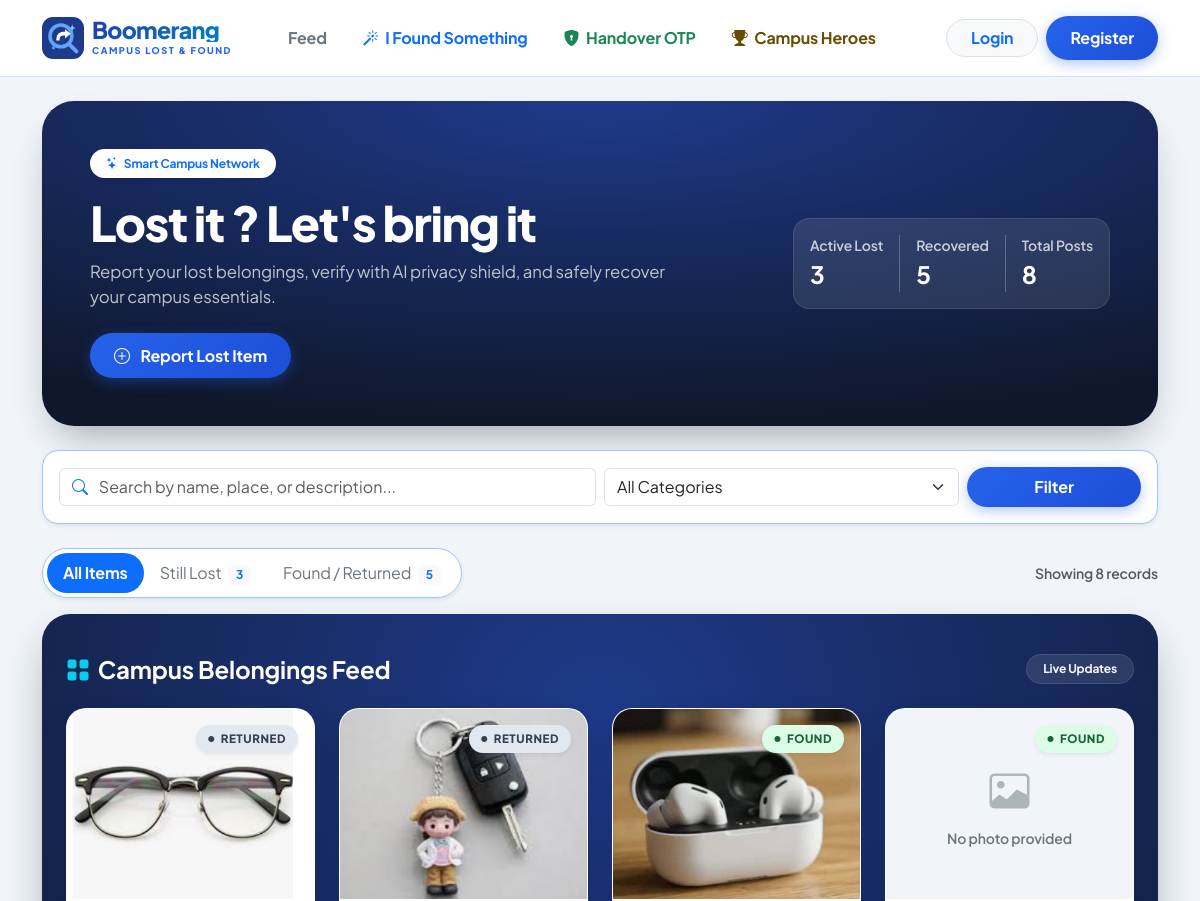
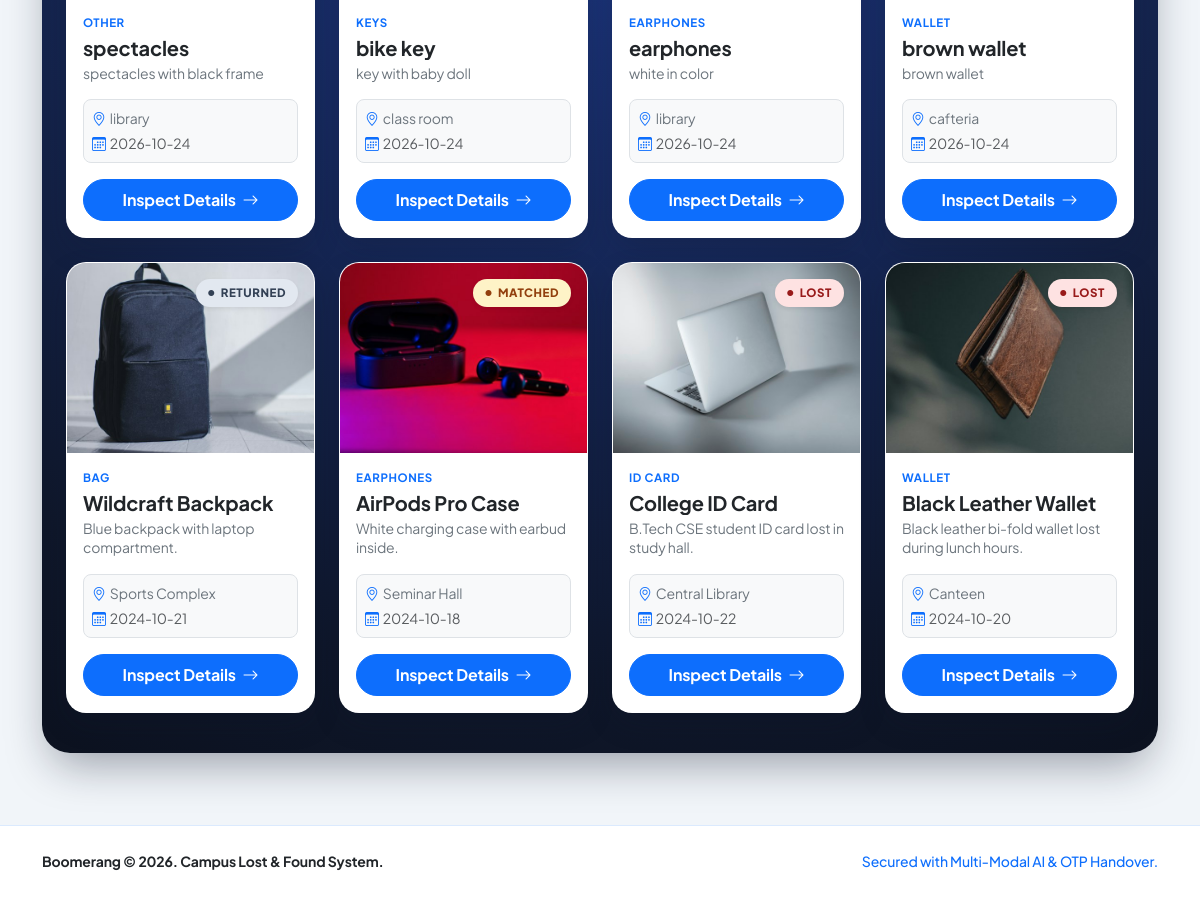
The page / on the database its author committed (2 pictures, top to bottom).
### tables this page shows
CREATE TABLE items (
        id INTEGER PRIMARY KEY AUTOINCREMENT,
        owner_id INTEGER,
        name TEXT,
        category TEXT,
        date TEXT,
        place TEXT,
        description TEXT,
        photo TEXT,
        features TEXT,
        status TEXT DEFAULT 'lost',
        created TIMESTAMP DEFAULT CURRENT_TIMESTAMP
    );

### app.py (the view)
@app.route("/")
def index():
    s = request.args.get("s", "").strip().lower()
    cat = request.args.get("c", "").strip()
    tab = request.args.get("t", "all")
    items = q("SELECT * FROM items ORDER BY id DESC")
    if tab == "lost":
        items = [i for i in items if i["status"] in ("lost", "matched")]
    elif tab == "found":
        items = [i for i in items if i["status"] in ("found", "returned")]
    if cat:
        items = [i for i in items if i["category"] == cat]
    if s:
        items = [i for i in items if s in (i["name"] + " " + i["category"] + " " + i["description"] + " " + (i["place"] or "")).lower()]
    cnt = {r["status"]: r["c"] for r in q("SELECT status, COUNT(*) c FROM items GROUP BY status")}
    return render_template("index.html", items=items, s=s, cat=cat, tab=tab, cnt=cnt)

### app.py (called while the page is built)
def db():
    if "db" not in g:
        g.db = sqlite3.connect(DB)
        g.db.row_factory = sqlite3.Row
    return g.db

def q(sql, args=(), one=False, commit=False):
    cur = db().execute(sql, args)
    if commit:
        db().commit()
        return cur.lastrowid
    rows = cur.fetchall()
    return (rows[0] if rows else None) if one else rows

def me():
    if "uid" in session:
        return q("SELECT * FROM users WHERE id=?", (session["uid"],), one=True)
    return None

@app.context_processor
def inject():
    u = me()
    unread_count = 0
    if u:
        row = q("SELECT COUNT(*) c FROM notes WHERE user_id=? AND seen=0", (u["id"],), one=True)
        unread_count = row["c"] if row else 0
    return dict(current_user=u, unread=unread_count, mask=mask, categories=CATEGORIES)

### templates/index.html (shortened to what this page needs)
{% extends "base.html" %}
{% block content %}
<div class="p-4 p-md-5 mb-4 rounded-5 text-white" style="background: radial-gradient(100% 100% at 50% 0%, #1e3a8a 0%, #0f172a 100%); box-shadow: 0 20px 40px -15px rgba(15, 23, 42, 0.4);">
    <div class="row align-items-center">
        <div class="col-lg-7">
            <span class="badge bg-white text-primary px-3 py-2 rounded-pill fw-bold mb-3 shadow-sm">
                <i class="bi bi-stars text-primary me-1"></i> Smart Campus Network
            </span>
            <h1 class="display-5 fw-extrabold mb-2" style="font-weight: 900; letter-spacing: -0.03em;">
                Lost it ? Let's bring it
            </h1>
            <p class="text-light opacity-75 mb-4" style="font-size: 1.05rem;">
                Report your lost belongings, verify with AI privacy shield, and safely recover your campus essentials.
            </p>
            <div class="d-flex gap-2 flex-wrap">
                <a href="{{ url_for('lost_new') }}" class="btn btn-boomerang px-4">
                    <i class="bi bi-plus-circle me-2"></i> Report Lost Item
                </a>
            </div>
        </div>
        <div class="col-lg-5 text-lg-end mt-4 mt-lg-0">
            <div class="d-inline-flex gap-3 bg-white bg-opacity-10 backdrop-blur p-3 rounded-4 border border-light border-opacity-10 text-start">
                <div>
                    <div class="text-white opacity-75 small fw-semibold">Active Lost</div>
                    <div class="fs-4 fw-bold text-white">{{ (cnt.get('lost',0) + cnt.get('matched',0)) }}</div>
                </div>
                <div>
                    <div class="text-white opacity-75 small fw-semibold">Recovered</div>
                    <div class="fs-4 fw-bold text-white">{{ (cnt.get('found',0) + cnt.get('returned',0)) }}</div>
                </div>
                <div>
                    <div class="text-white opacity-75 small fw-semibold">Total Posts</div>
                    <div class="fs-4 fw-bold text-white">{{ cnt.values()|sum }}</div>
                </div>
            </div>
        </div>
    </div>
</div>
<div class="card p-3 mb-4 rounded-4 shadow-sm border border-primary-subtle bg-white">
    <form method="GET" action="{{ url_for('index') }}" class="row g-2 align-items-center">
        <div class="col-md-6">
            <div class="input-group">
                <span class="input-group-text bg-transparent border-end-0 text-muted"><i class="bi bi-search text-primary"></i></span>
                <input type="text" name="s" class="form-control border-start-0 ps-0 shadow-none" placeholder="Search by name, place, or description..." value="{{ s }}">
            </div>
        </div>
        <div class="col-md-4">
            <select name="c" class="form-select shadow-none">
                <option value="">All Categories</option>
            </select>
        </div>
        <div class="col-md-2 d-flex gap-2">
            <button type="submit" class="btn btn-boomerang w-100 py-2">Filter</button>
        </div>
    </form>
</div>
<div class="d-flex justify-content-between align-items-center flex-wrap gap-2 mb-3">
    <ul class="nav nav-pills bg-white p-1 rounded-pill border border-primary-subtle shadow-sm">
        <li class="nav-item">
            <a class="nav-link rounded-pill py-2 px-3 {% if tab == 'all' %}active bg-primary text-white fw-bold{% else %}text-secondary{% endif %}" href="{{ url_for('index', s=s, c=cat, t='all') }}">
                All Items
            </a>
        </li>
        <li class="nav-item">
            <a class="nav-link rounded-pill py-2 px-3 {% if tab == 'lost' %}active bg-primary text-white fw-bold{% else %}text-secondary{% endif %}" href="{{ url_for('index', s=s, c=cat, t='lost') }}">
                Still Lost <span class="badge bg-light text-primary ms-1">{{ (cnt.get('lost',0) + cnt.get('matched',0)) }}</span>
            </a>
        </li>
        <li class="nav-item">
            <a class="nav-link rounded-pill py-2 px-3 {% if tab == 'found' %}active bg-primary text-white fw-bold{% else %}text-secondary{% endif %}" href="{{ url_for('index', s=s, c=cat, t='found') }}">
                Found / Returned <span class="badge bg-light text-primary ms-1">{{ (cnt.get('found',0) + cnt.get('returned',0)) }}</span>
            </a>
        </li>
    </ul>
    <div class="text-muted small fw-semibold">Showing {{ items|length }} records</div>
</div>
<div class="dark-blue-canvas mb-5">
    <div class="d-flex justify-content-between align-items-center mb-4 text-white">
        <h4 class="fw-bold mb-0 d-flex align-items-center gap-2">
            <i class="bi bi-grid-fill text-info"></i> Campus Belongings Feed
        </h4>
        <span class="badge bg-white bg-opacity-10 text-light border border-light border-opacity-10 px-3 py-2 rounded-pill small">
            Live Updates
        </span>
    </div>
    <div class="row g-4">
        {% for it in items %}
        <div class="col-sm-6 col-lg-3">
            <div class="card card-white-pop h-100 overflow-hidden">
                <div class="position-relative overflow-hidden">
                    {% if it.photo %}
                    <img src="{{ url_for('static', filename='uploads/' + it.photo) }}" style="height: 190px; width: 100%; object-fit: cover;" alt="{{ it.name }}">
                    {% else %}
                    <div style="height: 190px; width: 100%; background: #f1f5f9;" class="d-flex flex-column align-items-center justify-content-center text-muted">
                        <i class="bi bi-image fs-1 mb-2 opacity-50 text-secondary"></i>
                        <span class="small fw-semibold text-secondary">No photo provided</span>
                    </div>
                    {% endif %}
                    <span class="position-absolute top-0 end-0 m-3 status-pill status-{{ it.status }} shadow-sm">
                        <i class="bi bi-circle-fill" style="font-size: 6px;"></i> {{ it.status }}
                    </span>
                </div>
                <div class="card-body p-3 d-flex flex-column bg-white">
                    <span class="text-primary fw-bold text-uppercase" style="font-size: 0.72rem; letter-spacing: 0.05em;">{{ it.category }}</span>
                    <h5 class="fw-bold mb-1 text-truncate mt-1 text-dark" title="{{ it.name }}">{{ it.name }}</h5>
                    <p class="text-secondary small mb-3 flex-grow-1" style="display: -webkit-box; -webkit-line-clamp: 2; -webkit-box-orient: vertical; overflow: hidden; line-height: 1.4;">
                        {{ it.description }}
                    </p>
                    <div class="p-2 rounded-3 mb-3 small bg-light text-secondary border">
                        <div class="d-flex align-items-center gap-1 mb-1 text-truncate">
                            <i class="bi bi-geo-alt text-primary"></i> <span>{{ it.place or 'Campus' }}</span>
                        </div>
                        <div class="d-flex align-items-center gap-1 text-muted">
                            <i class="bi bi-calendar3 text-primary"></i> <span>{{ it.date }}</span>
                        </div>
                    </div>
                    <a href="{{ url_for('item', iid=it.id) }}" class="btn btn-primary rounded-pill w-100 py-2 small mt-auto fw-bold">
                        Inspect Details <i class="bi bi-arrow-right ms-1"></i>
                    </a>
                </div>
            </div>
        </div>
        {% endfor %}
    </div>
</div>
{% endblock %}

### templates/base.html (shortened to what this page needs)
<!DOCTYPE html>
<html lang="en">
<head>
    <link href="https://cdn.jsdelivr.net/npm/bootstrap@5.3.3/dist/css/bootstrap.min.css" rel="stylesheet">
    <link href="https://cdn.jsdelivr.net/npm/bootstrap-icons@1.11.3/font/bootstrap-icons.min.css" rel="stylesheet">
</head>
<body>
    <nav class="navbar navbar-expand-lg glass-nav sticky-top">
        <div class="container py-1">
            <a class="navbar-brand d-flex align-items-center gap-2 text-decoration-none" href="{{ url_for('index') }}">
                <div class="d-flex flex-column">
                    <span class="brand-title">Boomerang</span>
                    <span class="brand-subtitle">CAMPUS LOST & FOUND</span>
                </div>
            </a>
            <div class="collapse navbar-collapse" id="navContent">
                <ul class="navbar-nav me-auto mb-2 mb-lg-0 ms-lg-4 gap-1">
                    <li class="nav-item"><a class="nav-link fw-bold px-3 text-secondary" href="{{ url_for('index') }}">Feed</a></li>
                    <li class="nav-item">
                        <a class="nav-link fw-bold px-3 text-primary" href="{{ url_for('found_new') }}">
                            <i class="bi bi-magic me-1"></i> I Found Something
                        </a>
                    </li>
                    <li class="nav-item">
                        <a class="nav-link fw-bold px-3 text-success" href="{{ url_for('otp_verify_page') }}">
                            <i class="bi bi-shield-lock-fill me-1"></i> Handover OTP
                        </a>
                    </li>
                    <li class="nav-item">
                        <a class="nav-link fw-bold px-3 text-warning-emphasis" href="{{ url_for('leaderboard') }}">
                            <i class="bi bi-trophy-fill me-1"></i> Campus Heroes
                        </a>
                    </li>
                </ul>
                <div class="d-flex align-items-center gap-2">
                    {% if current_user %}
                    <a href="{{ url_for('notifications') }}" class="btn btn-light rounded-circle position-relative border border-primary-subtle p-2" title="Notifications">
                        <i class="bi bi-bell-fill text-primary fs-6"></i>
                        {% if unread > 0 %}
                        <span class="position-absolute top-0 start-100 translate-middle badge rounded-pill bg-danger">{{ unread }}</span>
                        {% endif %}
                    </a>
                    <div class="dropdown">
                        <button class="btn btn-light border border-primary-subtle rounded-pill d-flex align-items-center gap-2 py-1 px-3" type="button" data-bs-toggle="dropdown">
                            <span class="bg-primary text-white rounded-circle d-inline-flex align-items-center justify-content-center fw-bold" style="width: 28px; height: 28px; font-size: 0.8rem;">
                                {{ current_user.name[0]|upper }}
                            </span>
                            <span class="fw-bold small text-dark">{{ current_user.name }}</span>
                            <i class="bi bi-chevron-down text-muted" style="font-size: 0.75rem;"></i>
                        </button>
                        <ul class="dropdown-menu dropdown-menu-end shadow border-0 mt-2 rounded-4 p-2">
                            <li class="px-3 py-2 border-bottom">
                                <div class="fw-bold small text-dark">{{ current_user.name }}</div>
                                <div class="text-muted" style="font-size: 0.75rem;">{{ current_user.dept }} Dept</div>
                            </li>
                            <li><a class="dropdown-item rounded-3 mt-1" href="{{ url_for('dashboard') }}"><i class="bi bi-grid me-2 text-primary"></i>Dashboard</a></li>
                            <li><hr class="dropdown-divider my-1"></li>
                            <li><a class="dropdown-item rounded-3 text-danger" href="{{ url_for('logout') }}"><i class="bi bi-power me-2"></i>Logout</a></li>
                        </ul>
                    </div>
                    {% else %}
                    <a href="{{ url_for('login') }}" class="btn btn-light border rounded-pill px-4 fw-bold text-primary">Login</a>
                    <a href="{{ url_for('register') }}" class="btn btn-boomerang px-4">Register</a>
                    {% endif %}
                </div>
            </div>
        </div>
    </nav>
    <main class="container my-4 flex-grow-1">
        {% block content %}{% endblock %}
    </main>
    <footer class="footer-boomerang text-center small text-muted">
        <div class="container">
            <div class="d-flex justify-content-between align-items-center flex-column flex-md-row gap-2">
                <div class="fw-bold text-dark">Boomerang &copy; 2026. Campus Lost & Found System.</div>
                <div class="text-primary fw-medium">Secured with Multi-Modal AI & OTP Handover.</div>
            </div>
        </div>
    </footer>
</body>
</html>

### templates/base.html (style rules this page uses)
:root { --blue-950: #0a0f1d; --blue-900: #0f172a; --blue-800: #1e3a8a; --blue-700: #1d4ed8; --blue-600: #2563eb; --blue-500: #3b82f6; --blue-100: #dbeafe; }
body { font-family: 'Plus Jakarta Sans', sans-serif; background-color: #f1f5f9; color: #0f172a; min-height: 100vh; display: flex; flex-direction: column; letter-spacing: -0.01em; }
.glass-nav { background: rgba(255, 255, 255, 0.95); backdrop-filter: blur(14px); -webkit-backdrop-filter: blur(14px); border-bottom: 1px solid rgba(191, 219, 254, 0.7); }
.brand-title { font-size: 1.45rem; font-weight: 900; line-height: 1; letter-spacing: -0.03em; background: linear-gradient(135deg, #1e40af 0%, #0284c7 100%); -webkit-background-clip: text; -webkit-text-fill-color: transparent; }
.brand-subtitle { font-size: 0.58rem; font-weight: 800; letter-spacing: 0.16em; color: #2563eb; margin-top: 2px; text-transform: uppercase; }
.btn-boomerang { background: linear-gradient(135deg, #2563eb, #1d4ed8); color: #ffffff; font-weight: 700; border: none; border-radius: 9999px; padding: 0.65rem 1.4rem; box-shadow: 0 4px 14px rgba(37, 99, 235, 0.35); transition: all 0.2s ease; }
.card-white-pop { background: #ffffff !important; border-radius: 20px; border: 1px solid rgba(255, 255, 255, 0.8); box-shadow: 0 12px 30px -5px rgba(15, 23, 42, 0.25); transition: transform 0.25s ease, box-shadow 0.25s ease; }
.dark-blue-canvas { background: radial-gradient(120% 120% at 50% 10%, #1e3a8a 0%, #0f172a 70%, #090d16 100%); border-radius: 28px; padding: 2.5rem 1.5rem; box-shadow: 0 20px 45px -10px rgba(15, 23, 42, 0.4); }
.status-pill { display: inline-flex; align-items: center; gap: 6px; font-size: 0.72rem; font-weight: 800; padding: 5px 12px; border-radius: 9999px; text-transform: uppercase; letter-spacing: 0.05em; }
.status-lost { background: #fee2e2; color: #991b1b; }
.status-matched { background: #fef3c7; color: #92400e; }
.status-found { background: #dcfce7; color: #166534; }
.status-returned { background: #e2e8f0; color: #334155; }
.footer-boomerang { margin-top: auto; background: #ffffff; border-top: 1px solid #dbeafe; padding: 25px 0; }

### rows shown on the page
items: photo (picture), status "RETURNED", category "OTHER", name "spectacles", description "spectacles with black frame", place "library", date "2026-10-24"
items: photo (picture), status "RETURNED", category "KEYS", name "bike key", description "key with baby doll", place "class room", date "2026-10-24"
items: photo (picture), status "FOUND", category "EARPHONES", name "earphones", description "white in color", place "library", date "2026-10-24"
items: shows "No photo provided", status "FOUND", category "WALLET", name "brown wallet", description "brown wallet", place "cafteria", date "2026-10-24"
items: photo (picture), status "RETURNED", category "BAG", name "Wildcraft Backpack", description "Blue backpack with laptop compartment.", place "Sports Complex", date "2024-10-21"
items: photo (picture), status "MATCHED", category "EARPHONES", name "AirPods Pro Case", description "White charging case with earbud inside.", place "Seminar Hall", date "2024-10-18"
items: photo (picture), status "LOST", category "ID CARD", name "College ID Card", description "B.Tech CSE student ID card lost in study hall.", place "Central Library", date "2024-10-22"
items: photo (picture), status "LOST", category "WALLET", name "Black Leather Wallet", description "Black leather bi-fold wallet lost during lunch hours.", place "Canteen", date "2024-10-20"

### other values the page prints
{{ (cnt.get('lost',0) + cnt.get('matched',0)) }} "3"
{{ (cnt.get('found',0) + cnt.get('returned',0)) }} "5"
{{ cnt.values()|sum }} "8"
{{ items|length }} "8"
